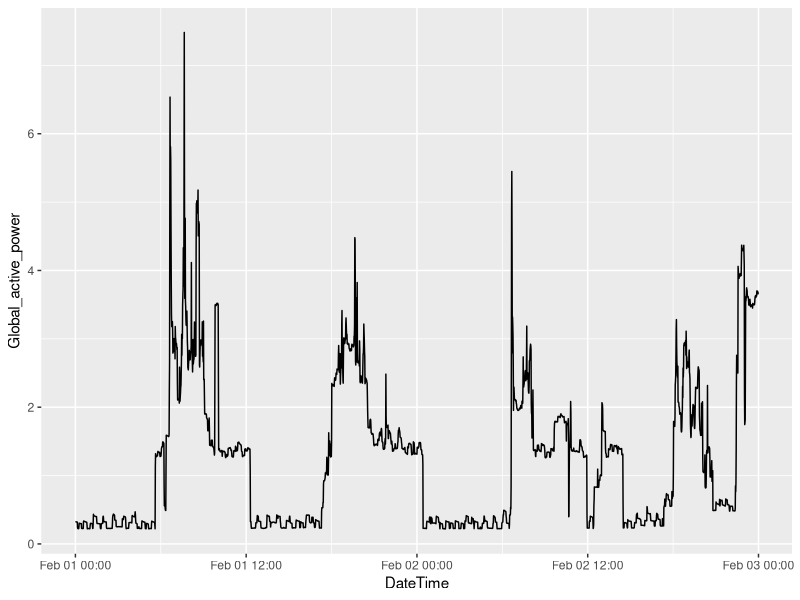

Reproduce this figure in R.
require(ggplot2)

# Read data from file (only contains records from 1st and 2nd Feb 2007)
mydata <- read.table(file = "household_power_consumption.txt",
                     sep = ";",
                     header = TRUE)

mydata <- cbind(mydata, DateTime=strptime(paste(mydata$Date, mydata$Time), format="%Y-%m-%d %H:%M:%S"))
png(file="plot2.png", width=480, height=480)
qplot(DateTime, Global_active_power, data=mydata, geom="line")
dev.off()